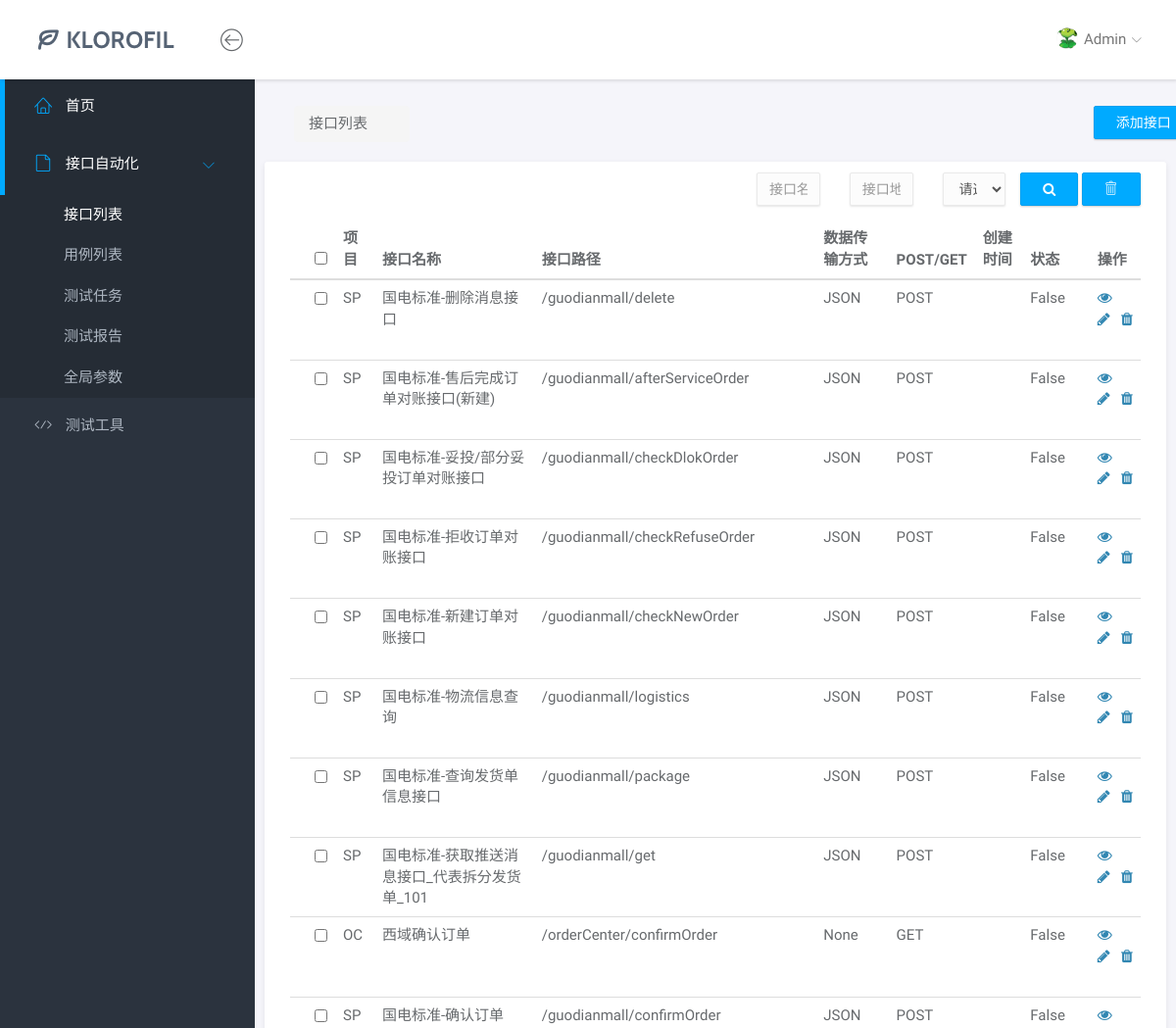
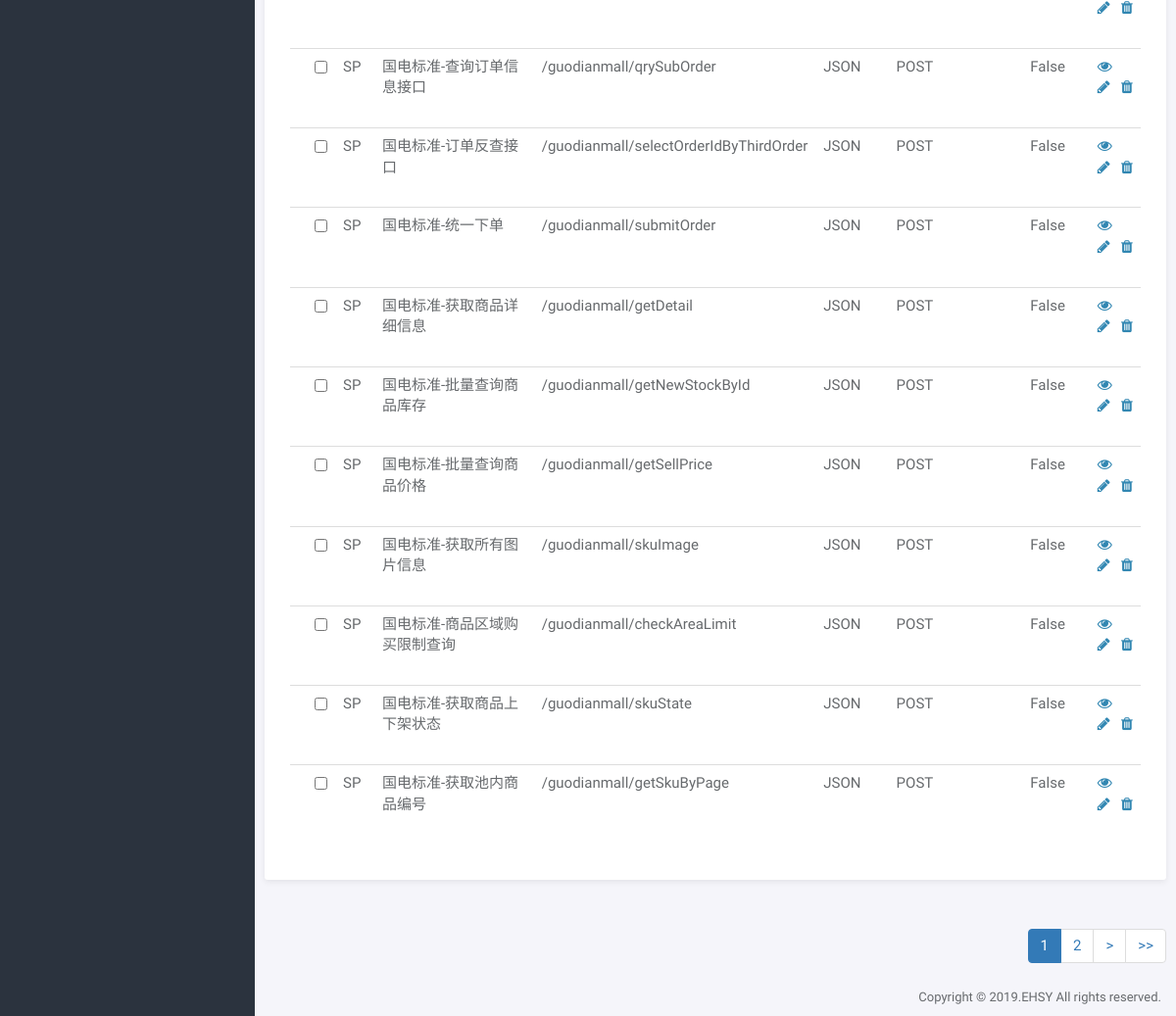
The app's page /api/list/filter with its own data (2 pictures, top to bottom).
### sign/models.py (models this page shows)
class apis(models.Model):
    id = models.AutoField('ID', max_length=5, primary_key=True)
    path = models.URLField('接口路径', max_length=100, null=True)
    name = models.CharField('接口名称', max_length=200)
    method = models.CharField(max_length=10, choices=(('POST', 'POST'), ('GET', 'GET')), default='POST')    # choices=（value,display_name）
    content_type = models.CharField('数据传输方式', max_length=50, choices=(('JSON', 'JSON'), ('APPLICATION/X-WWW-FROM-URLENCODED', 'APPLICATION/X-WWW-FROM-URLENCODED')), default='JSON', null=True)
    belong_project = models.CharField('所属项目', max_length=20, choices=(('OC', 'OC'), ('PC', 'PC'), ('UC', 'UC'), ('SP', 'SP'), ('Odoo', 'Odoo')), default='OC')
    params = models.TextField('接口参数', max_length=5000)
    create_time = models.DateTimeField('创建时间', auto_now_add=True)
    update_time = models.DateTimeField('更新时间', auto_now=True)
    status = models.BooleanField('状态')
    class Meta:
        verbose_name = "接口列表"
        verbose_name_plural = "接口列表"
    def __str__(self):
        return self.name

### sign/views.py (the view)
# urls.py: url(r'^api/list/filter', views.api_list_filter),
def api_list_filter(request):
    print(request.GET.copy())
    api_address = request.GET.get('search_address', '')
    api_name = request.GET.get('search_name', '')
    api_belong_project = request.GET.get('search_belong_project', '')
    origin_data = {'api_address': api_address, 'api_name': api_name, 'api_belong_project': api_belong_project}
    api_list = apis.objects.filter(path__contains=api_address, name__contains=api_name, belong_project__contains=api_belong_project).order_by('-id')
    print(api_list)
    page = request.GET.get('page', 1)       # 取请求的页码，默认值为首页1
    result = paginate(api_list, page)
    result.update({'origin_data': origin_data})
    return render(request, 'api_list.html', result)     # 返回获取的数据行

### sign/views.py (called while the page is built)
def paginate(objs, page=1):
    paginator = Paginator(objs, 20)     # 分页器对象,每页大小为20
    total_pages = paginator.num_pages       # 总页数
    list= paginator.page(page).object_list   # 当前请求页case列表
    r = {'current_page': page, 'total_pages': total_pages, 'list': list}
    return r

### sign/templates/api_list.html (shortened to what this page needs)
{% extends 'base_list.html' %}
{% block li %}
<li>
    <a href="#subPages" data-toggle="collapse" class="active"><i class="lnr lnr-file-empty"></i> <span>接口自动化</span> <i class="icon-submenu lnr lnr-chevron-left"></i></a>
    <div id="subPages" class="collapse in">
        <ul class="nav">
            <li><a href="/api/list/" class="active">接口列表</a></li>
            <li><a href="/case/list/" class="">用例列表</a></li>
            <li><a href="/schedule/list/" class="">测试任务</a></li>
            <li><a href="/api/report/" class="">测试报告</a></li>
            <li><a href="/dependency/list/" class="">全局参数</a></li>
        </ul>
    </div>
</li>
{% endblock %}
{% block list-body %}
<div class="container-fluid">
    <div class="col-md-2 pull-left">
        <ul class="breadcrumb">
            <li>接口列表</li>
        </ul>
    </div>
    <div class="col-md-1 pull-right">
        <a href="/api/add"><button class="btn btn-primary">添加接口</button></a>
    </div>
</div>
<div class="panel">
    <div class="panel-body">
        <div class="row">
            <form method="get" action="/api/list/filter/">
                <div class="col-sm-8 pull-right">
                    <div class="form-group pull-right">
                        <button type="submit" class="btn btn-primary"><span class="fa fa-search"></span></button>
                        <a type="button" class="btn btn-primary" onclick="btn_reset()"><span class="lnr lnr-trash"></span></a>
                    </div>
                    <div class="col-sm-2 pull-right">
                        <div class="form-group">
                            <select class="form-control" name="search_belong_project" id="belong_project">
                                <option value="">请选择</option>
                            </select>
                        </div>
                    </div>
                    <div class="col-sm-2 pull-right">
                        <div class="form-group">
                            <input name="search_address" type="text" value="{{ origin_data.api_address }}" class="form-control form-control" placeholder="接口地址">
                        </div>
                    </div>
                    <div class="col-sm-2 pull-right">
                        <div class="form-group">
                            <input name="search_name" type="text" value="{{ origin_data.api_name }}" class="form-control form-control" placeholder="接口名称">
                        </div>
                    </div>
                </div>
            </form>
        </div>
        <div class="table-responsive">
        <table class="table table-hover">
          <thead>
            <tr>
              <th class="text-left" width="20">
                <input type="checkbox" id="checkbox-ifs" onclick="changeBox(this)">
              </th>
              <th><strong>项目</strong></th>
              <th><strong>接口名称</strong></th>
              <th><strong>接口路径</strong></th>
              <th><strong>数据传输方式</strong></th>
              <th><strong>POST/GET</strong></th>
              <th><strong>创建时间</strong></th>
              <th><strong>状态</strong></th>
              <th><strong>操作</strong></th>
            </tr>
          </thead>
            <tbody>
            {%for api in list%}
                <tr>
                  <td>
                    <input type="checkbox" class="checkbox-ifs" value={{api.id}} name="checkbox_id">
                  </td>
                  <td>{{ api.belong_project }}</td>
                  <td>{{api.name}}</td>
                  <td>{{api.path}}</td>
                  <td>{{api.content_type}}</td>
                  <td>{{api.method}}</td>
                  <td>{{api.create_time|date:"Y-m-d H:i:s"}}</td>
                  <td>{{api.status}}</td>
                  <td>
                      <a href="/api_detail/?id={{api.id}}"><span class="fa fa-eye"></span>&nbsp;&nbsp;</a>
                      <a href="/api/edit/?operation=query&id={{ api.id }}"><span class="fa fa-pencil"></span>&nbsp;&nbsp;</a>
                      <a href="/api/edit/?operation=delete&id={{ api.id }}" onclick="return confirm('确认删除？')"><span class="fa fa-trash"></span>&nbsp;&nbsp;</a>
                  </td>
                </tr>
            {%endfor%}
          </tbody>
        </table>
        </div>
    </div>
</div>
{% endblock %}

### sign/templates/base_list.html (shortened to what this page needs)
{% extends 'base.html' %}
{% block main-content %}
    {% block list-body %}
    {% endblock %}
<div style="text-align: right">
    <ul id="page"></ul>
</div>
{% endblock %}

### sign/templates/base.html (shortened to what this page needs)
<!doctype html>
<html lang="en">
<head>
	<link rel="stylesheet" href="/static/assets/vendor/bootstrap/css/bootstrap.min.css">
	<link rel="stylesheet" href="/static/assets/vendor/font-awesome/css/font-awesome.min.css">
	<link rel="stylesheet" href="/static/assets/vendor/linearicons/style.css">
	<link rel="stylesheet" href="/static/assets/vendor/toastr/toastr.min.css">
	<link rel="stylesheet" href="/static/assets/css/main.css">
	<link rel="stylesheet" href="/static/assets/css/demo.css">
</head>
<body>
	<div id="wrapper">
		<nav class="navbar navbar-default navbar-fixed-top">
			<div class="brand">
				<a href="/"><img src="/static/assets/img/logo-dark.png" alt="Klorofil Logo" class="img-responsive logo"></a>
			</div>
			<div class="container-fluid">
				<div class="navbar-btn">
					<button type="button" class="btn-toggle-fullwidth"><i class="lnr lnr-arrow-left-circle"></i></button>
				</div>
				<div id="navbar-menu">
					<ul class="nav navbar-nav navbar-right">
						<li class="dropdown">
							<a href="#" class="dropdown-toggle" data-toggle="dropdown"><img src="/static/assets/img/user.jpg" class="img-circle" alt="Avatar"> <span>Admin</span> <i class="icon-submenu lnr lnr-chevron-down"></i></a>
						</li>
					</ul>
				</div>
			</div>
		</nav>
		<div id="sidebar-nav" class="sidebar">
			<div class="sidebar-scroll">
				<nav>
					<ul class="nav">
						<li><a href="/" class="active"><i class="lnr lnr-home"></i> <span>首页</span></a></li>
                        {% block li %}{% endblock %}
						<li><a href="/test_tools/" class=""><i class="lnr lnr-code"></i> <span>测试工具</span></a></li>
					</ul>
				</nav>
			</div>
		</div>
		<div class="main">
			<div class="main-content">
                {%  block main-content %}
                {% endblock %}
		    </div>
            <footer>
                <div class="container-fluid">
                    <p class="copyright">Copyright &copy; 2019.EHSY All rights reserved.</p>
                </div>
            </footer>
        </div>
	</div>
</body>
</html>

### records on screen
apis: belong_project "SP", name "国电标准-删除消息接口", path "/guodianmall/delete", content_type "JSON", method "POST", status "False"
apis: belong_project "SP", name "国电标准-售后完成订单对账接口(新建)", path "/guodianmall/afterServiceOrder", content_type "JSON", method "POST", status "False"
apis: belong_project "SP", name "国电标准-妥投/部分妥投订单对账接口", path "/guodianmall/checkDlokOrder", content_type "JSON", method "POST", status "False"
apis: belong_project "SP", name "国电标准-拒收订单对账接口", path "/guodianmall/checkRefuseOrder", content_type "JSON", method "POST", status "False"
apis: belong_project "SP", name "国电标准-新建订单对账接口", path "/guodianmall/checkNewOrder", content_type "JSON", method "POST", status "False"
apis: belong_project "SP", name "国电标准-物流信息查询", path "/guodianmall/logistics", content_type "JSON", method "POST", status "False"
apis: belong_project "SP", name "国电标准-查询发货单信息接口", path "/guodianmall/package", content_type "JSON", method "POST", status "False"
apis: belong_project "SP", name "国电标准-获取推送消息接口_代表拆分发货单_101", path "/guodianmall/get", content_type "JSON", method "POST", status "False"
apis: belong_project "OC", name "西域确认订单", path "/orderCenter/confirmOrder", content_type "None", method "GET", status "False"
apis: belong_project "SP", name "国电标准-确认订单", path "/guodianmall/confirmOrder", content_type "JSON", method "POST", status "False"
apis: belong_project "SP", name "国电标准-查询订单信息接口", path "/guodianmall/qrySubOrder", content_type "JSON", method "POST", status "False"
apis: belong_project "SP", name "国电标准-订单反查接口", path "/guodianmall/selectOrderIdByThirdOrder", content_type "JSON", method "POST", status "False"
apis: belong_project "SP", name "国电标准-统一下单", path "/guodianmall/submitOrder", content_type "JSON", method "POST", status "False"
apis: belong_project "SP", name "国电标准-获取商品详细信息", path "/guodianmall/getDetail", content_type "JSON", method "POST", status "False"
apis: belong_project "SP", name "国电标准-批量查询商品库存", path "/guodianmall/getNewStockById", content_type "JSON", method "POST", status "False"
apis: belong_project "SP", name "国电标准-批量查询商品价格", path "/guodianmall/getSellPrice", content_type "JSON", method "POST", status "False"
apis: belong_project "SP", name "国电标准-获取所有图片信息", path "/guodianmall/skuImage", content_type "JSON", method "POST", status "False"
apis: belong_project "SP", name "国电标准-商品区域购买限制查询", path "/guodianmall/checkAreaLimit", content_type "JSON", method "POST", status "False"
apis: belong_project "SP", name "国电标准-获取商品上下架状态", path "/guodianmall/skuState", content_type "JSON", method "POST", status "False"
apis: belong_project "SP", name "国电标准-获取池内商品编号", path "/guodianmall/getSkuByPage", content_type "JSON", method "POST", status "False"
